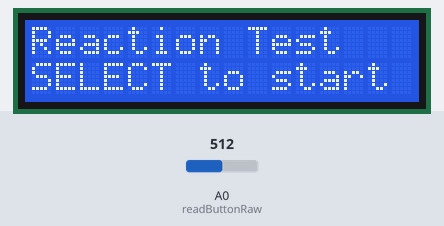
A sketch run on a simulated Arduino Uno, built with avr-gcc and run on an emulated ATmega328P. Parts: 16×2 character LCD. The test bench sets the inputs (shaded band); at power-on: A0 (readButtonRaw) = 512. Random numbers use the default seed unless the sketch sets one.

Above: at 0.8 s.
0.9 s: A0 (readButtonRaw) set to 591
2.4 s: A0 (readButtonRaw) set to 608
At 3.1 s:
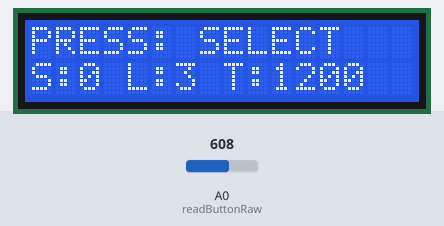
4.1 s: A0 (readButtonRaw) set to 810
At 4.5 s:
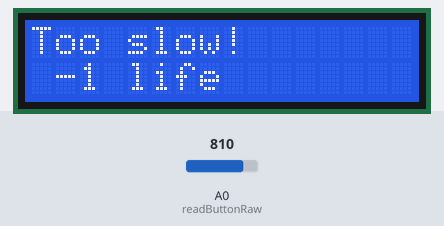
7.1 s: A0 (readButtonRaw) set to 783
At 8.7 s:
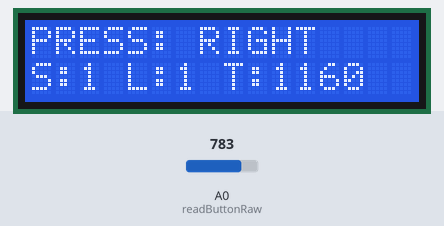
9.0 s: A0 (readButtonRaw) set to 900
At 10.8 s:
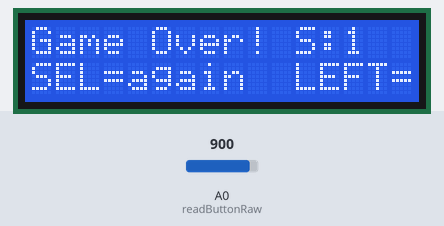
11.1 s: A0 (readButtonRaw) set to 511
At 11.6 s:
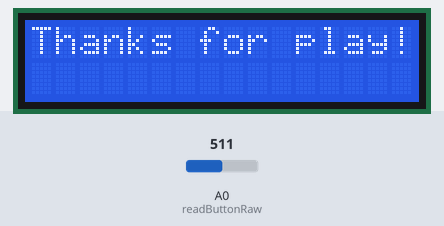
Timing chart, 0 to 14.1 s (numbered marks = the images above; inputs shaded):
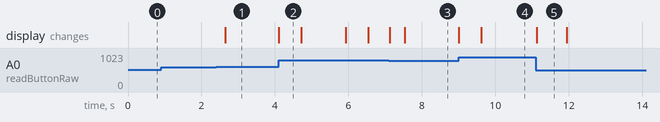

Measured:
- the behaviour switches between 599 and 600 on A0 (readButtonRaw) (found by bisection; images 0 and 1)
- the behaviour switches between 800 and 799 on A0 (readButtonRaw) (found by bisection; images 2 and 3)
- after the input at 0.9 s, every drawn part: stays the same
- after the input at 2.4 s, the display: changes after 0.24 s (image 1)
- after the input at 4.1 s, the display: changes at once (image 2)
- after the input at 9.0 s, the display: first changes at once (image 4 shows a later state)
- after the input at 11.1 s, the display: changes at once (image 5)
- what the display in image 2 shows lasts 0.6 s, from 4.1 s to 4.7 s

The sketch:

reactiongame.ino
```cpp
#include <LiquidCrystal.h>

/*
  LCD Keypad Shield — Reaction Test
  - The display shows a prompt like: "PRESS: UP"
  - You have limited time to press the matching button.
  - Correct = +1 score and the time window shrinks (harder).
  - Wrong / too slow = lose 1 life. 3 lives total.
  - Press SELECT on the "Game Over" screen to play again.
*/

// ---------------- LCD wiring (common for most shields) ----------------
LiquidCrystal lcd(8, 9, 4, 5, 6, 7);

// ---------------- Button handling ----------------
enum Btn { BTN_NONE, BTN_RIGHT, BTN_UP, BTN_DOWN, BTN_LEFT, BTN_SELECT };

Btn readButtonRaw() {
  int x = analogRead(A0);  // resistor ladder on A0
  if (x < 60)   return BTN_RIGHT;
  if (x < 200)  return BTN_UP;
  if (x < 400)  return BTN_DOWN;
  if (x < 600)  return BTN_LEFT;
  if (x < 800)  return BTN_SELECT;
  return BTN_NONE;
}

Btn readButtonDebounced(unsigned long debounceMs = 20) {
  Btn b1 = readButtonRaw();
  delay(debounceMs);
  Btn b2 = readButtonRaw();
  return (b1 == b2) ? b1 : BTN_NONE;
}

const char* btnName(Btn b) {
  switch (b) {
    case BTN_RIGHT:  return "RIGHT";
    case BTN_UP:     return "UP";
    case BTN_DOWN:   return "DOWN";
    case BTN_LEFT:   return "LEFT";
    case BTN_SELECT: return "SELECT";
    default:         return "NONE";
  }
}

// Wait for any button press (debounced) with timeout (ms).
// Returns BTN_NONE if no press in time.
Btn waitForPressWithTimeout(unsigned long timeoutMs) {
  unsigned long t0 = millis();
  // Ensure we don't read a held button from previous round:
  while (readButtonRaw() != BTN_NONE) { /* wait release */ }
  while (millis() - t0 < timeoutMs) {
    Btn b = readButtonDebounced();
    if (b != BTN_NONE) return b;
  }
  return BTN_NONE;
}

// ---------------- Game ----------------
void showIntro() {
  lcd.clear();
  lcd.setCursor(0,0); lcd.print("Reaction Test");
  lcd.setCursor(0,1); lcd.print("SELECT to start");
  // wait for SELECT
  while (readButtonDebounced() != BTN_SELECT) { /* idle */ }
  delay(200);
}

Btn randomTarget() {
  // Choose among the 5 physical buttons
  int r = random(5);
  switch (r) {
    case 0: return BTN_UP;
    case 1: return BTN_DOWN;
    case 2: return BTN_LEFT;
    case 3: return BTN_RIGHT;
    default: return BTN_SELECT;
  }
}

void showPrompt(Btn target, int score, int lives, unsigned long windowMs) {
  lcd.clear();
  lcd.setCursor(0,0);
  lcd.print("PRESS: ");
  lcd.print(btnName(target));
  lcd.setCursor(0,1);
  // Show score and lives and window (quick HUD)
  // e.g. S:12 L:3 T:900
  lcd.print("S:");
  lcd.print(score);
  lcd.print(" L:");
  lcd.print(lives);
  lcd.print(" T:");
  lcd.print(windowMs);
}

void flashMessage(const char* line1, const char* line2, unsigned long ms = 700) {
  lcd.clear();
  lcd.setCursor(0,0); lcd.print(line1);
  lcd.setCursor(0,1); lcd.print(line2);
  delay(ms);
}

void gameLoop() {
  int score = 0;
  int lives = 3;

  // Timing window starts generous, shrinks on correct answers.
  unsigned long windowMs = 1200;     // start reaction window
  const unsigned long minWindowMs = 450;
  const unsigned long shrinkStep   = 40; // shrink per correct
  const unsigned long wrongPenalty = 0;  // optionally increase window on wrong

  randomSeed(analogRead(A1)); // any floating pin

  while (lives > 0) {
    Btn target = randomTarget();
    showPrompt(target, score, lives, windowMs);

    Btn pressed = waitForPressWithTimeout(windowMs);

    if (pressed == target) {
      score++;
      flashMessage("Correct!", " +1 score", 400);
      if (windowMs > minWindowMs + shrinkStep) windowMs -= shrinkStep;
      else windowMs = minWindowMs;
    } else if (pressed == BTN_NONE) {
      lives--;
      flashMessage("Too slow!", " -1 life", 600);
      if (wrongPenalty > 0) windowMs += wrongPenalty;
    } else {
      lives--;
      lcd.clear();
      lcd.setCursor(0,0); lcd.print("Wrong! Needed:");
      lcd.setCursor(0,1); lcd.print(btnName(target)); lcd.print("  -1 life");
      delay(800);
      if (wrongPenalty > 0) windowMs += wrongPenalty;
    }
  }

  // Game over screen
  lcd.clear();
  lcd.setCursor(0,0); lcd.print("Game Over! S:");
  lcd.print(score);
  lcd.setCursor(0,1); lcd.print("SEL=again  LEFT=quit");

  // Wait for decision
  while (true) {
    Btn b = readButtonDebounced();
    if (b == BTN_SELECT) { delay(150); return; } // play again (return to loop())
    if (b == BTN_LEFT)   { // quit to idle
      lcd.clear();
      lcd.setCursor(0,0); lcd.print("Thanks for play!");
      delay(800);
      // idle splash
      lcd.clear();
      lcd.setCursor(0,0); lcd.print("Reaction Test");
      lcd.setCursor(0,1); lcd.print("SELECT to start");
      // wait for SELECT to start again
      while (readButtonDebounced() != BTN_SELECT) { /* idle */ }
      delay(150);
      return;
    }
  }
}

// ---------------- Arduino setup/loop ----------------
void setup() {
  lcd.begin(16, 2);
  showIntro();
}

void loop() {
  gameLoop();
}
```
